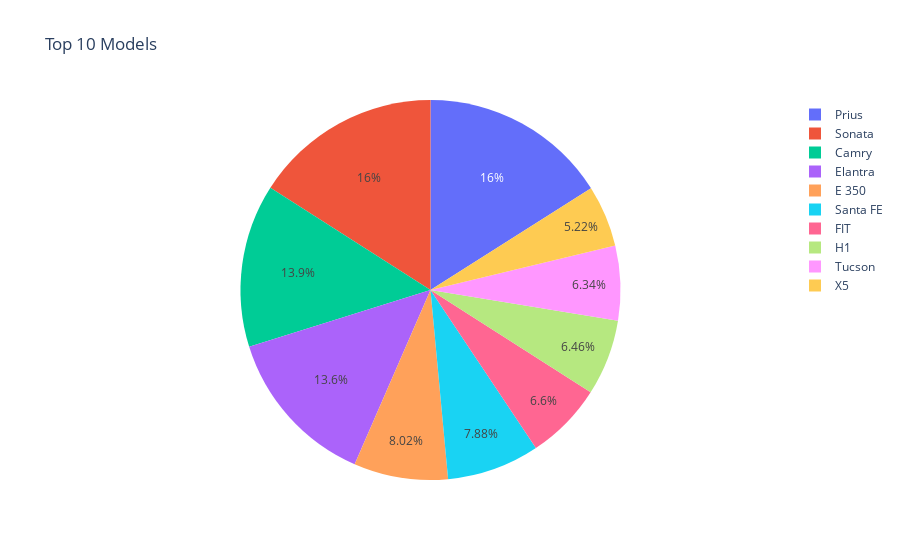

Notebook code cell kept with this figure:
### Code cell
top_10_models = pd.DataFrame(data["Model"].value_counts().head(10))
ex.pie(top_10_models,names=top_10_models.index,values="Model",title="Top 10 Models")

### Figure 1 — Plotly figure (JSON) as saved in the notebook; plotly's stock layout.template omitted (floating-point values rounded to 4 significant figures)
{"data": [{"domain": {"x": [0, 1], "y": [0, 1]}, "hovertemplate": "index=%{label}<br>Model=%{value}<extra></extra>", "labels": ["Prius", "Sonata", "Camry", "Elantra", "E 350", "Santa FE", "FIT", "H1", "Tucson", "X5"], "legendgroup": "", "name": "", "showlegend": true, "type": "pie", "values": [1083, 1079, 938, 922, 542, 533, 446, 437, 429, 353]}], "layout": {"legend": {"tracegroupgap": 0}, "title": {"text": "Top 10 Models"}}}
